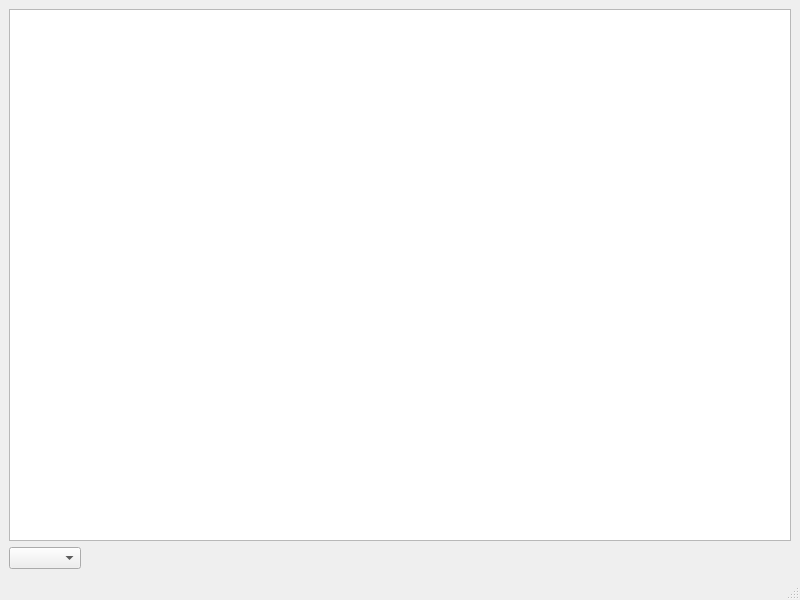
<?xml version="1.0" encoding="UTF-8"?>
<ui version="4.0">
 <class>MainWindow</class>
 <widget class="QMainWindow" name="MainWindow">
  <property name="geometry">
   <rect>
    <x>0</x>
    <y>0</y>
    <width>800</width>
    <height>600</height>
   </rect>
  </property>
  <property name="windowTitle">
   <string>MainWindow</string>
  </property>
  <widget class="QWidget" name="centralwidget">
   <layout class="QGridLayout" name="gridLayout">
    <item row="1" column="0">
     <widget class="PlotWidget" name="image_view">
      <property name="backgroundBrush">
       <brush brushstyle="NoBrush">
        <color alpha="0">
         <red>0</red>
         <green>0</green>
         <blue>0</blue>
        </color>
       </brush>
      </property>
     </widget>
    </item>
    <item row="2" column="0">
     <layout class="QHBoxLayout" name="horizontalLayout_2">
      <item>
       <widget class="QComboBox" name="image_type"/>
      </item>
      <item>
       <spacer name="horizontalSpacer">
        <property name="orientation">
         <enum>Qt::Horizontal</enum>
        </property>
        <property name="sizeHint" stdset="0">
         <size>
          <width>40</width>
          <height>20</height>
         </size>
        </property>
       </spacer>
      </item>
     </layout>
    </item>
    <item row="1" column="1">
     <layout class="QVBoxLayout" name="colorbar"/>
    </item>
   </layout>
  </widget>
  <widget class="QMenuBar" name="menubar">
   <property name="geometry">
    <rect>
     <x>0</x>
     <y>0</y>
     <width>800</width>
     <height>21</height>
    </rect>
   </property>
  </widget>
  <widget class="QStatusBar" name="statusbar"/>
 </widget>
 <customwidgets>
  <customwidget>
   <class>PlotWidget</class>
   <extends>QGraphicsView</extends>
   <header location="global">pyqtgraph</header>
  </customwidget>
 </customwidgets>
 <resources/>
 <connections/>
</ui>
